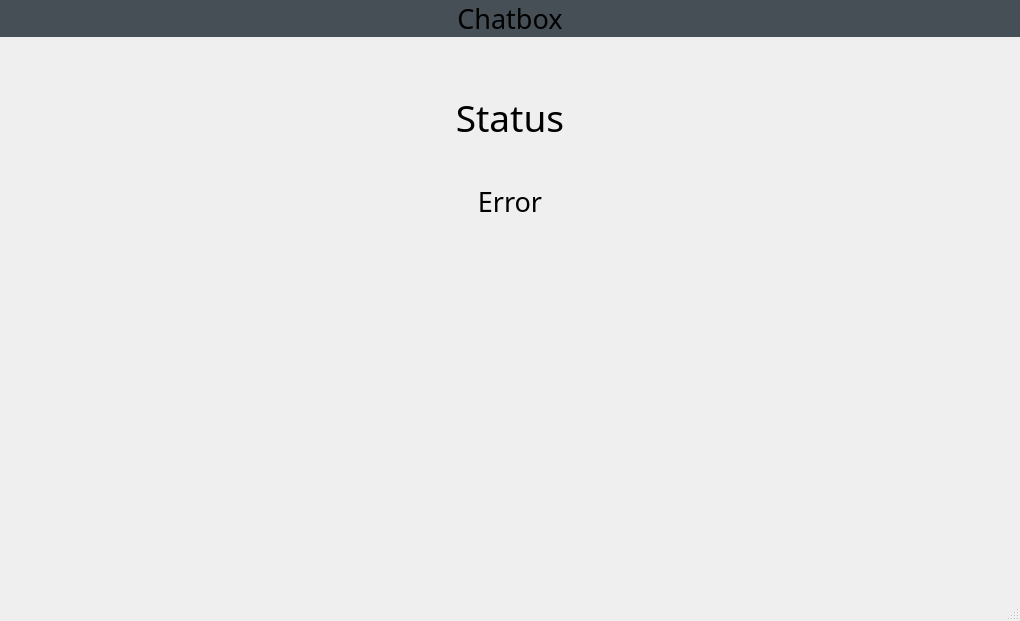
<?xml version="1.0" encoding="UTF-8"?>
<ui version="4.0">
 <class>MainWindow</class>
 <widget class="QMainWindow" name="MainWindow">
  <property name="geometry">
   <rect>
    <x>0</x>
    <y>0</y>
    <width>1020</width>
    <height>621</height>
   </rect>
  </property>
  <property name="font">
   <font>
    <family>Century Gothic</family>
   </font>
  </property>
  <property name="windowTitle">
   <string>MainWindow</string>
  </property>
  <property name="styleSheet">
   <string notr="true">QPushButton{
	background-color: rgb(255, 255, 255);
	color: rgb(0, 0, 0);
	border: 0px;
	margin: 5px;
	height: 40px;
}</string>
  </property>
  <widget class="QWidget" name="centralwidget">
   <property name="layoutDirection">
    <enum>Qt::LeftToRight</enum>
   </property>
   <property name="autoFillBackground">
    <bool>false</bool>
   </property>
   <layout class="QGridLayout" name="gridLayout_6">
    <property name="leftMargin">
     <number>0</number>
    </property>
    <property name="topMargin">
     <number>0</number>
    </property>
    <property name="rightMargin">
     <number>0</number>
    </property>
    <item row="1" column="0">
     <widget class="QStackedWidget" name="sceneWidget">
      <property name="currentIndex">
       <number>0</number>
      </property>
      <widget class="QWidget" name="loadingPage">
       <layout class="QGridLayout" name="gridLayout_2">
        <item row="3" column="0">
         <widget class="QLabel" name="gif_label">
          <property name="text">
           <string/>
          </property>
          <property name="alignment">
           <set>Qt::AlignCenter</set>
          </property>
         </widget>
        </item>
        <item row="1" column="0">
         <layout class="QVBoxLayout" name="verticalLayout">
          <property name="spacing">
           <number>0</number>
          </property>
          <item>
           <widget class="QLabel" name="loadingStatusLabel">
            <property name="font">
             <font>
              <family>Century Gothic</family>
              <pointsize>28</pointsize>
             </font>
            </property>
            <property name="text">
             <string>Status</string>
            </property>
            <property name="alignment">
             <set>Qt::AlignCenter</set>
            </property>
           </widget>
          </item>
          <item>
           <widget class="QLabel" name="loadingErrorLabel">
            <property name="font">
             <font>
              <family>Century Gothic</family>
              <pointsize>20</pointsize>
             </font>
            </property>
            <property name="text">
             <string>Error</string>
            </property>
            <property name="alignment">
             <set>Qt::AlignHCenter|Qt::AlignTop</set>
            </property>
           </widget>
          </item>
         </layout>
        </item>
       </layout>
      </widget>
      <widget class="QWidget" name="welcomePage">
       <layout class="QGridLayout" name="gridLayout_3">
        <item row="0" column="0">
         <layout class="QHBoxLayout" name="horizontalLayout_3">
          <property name="spacing">
           <number>30</number>
          </property>
          <item>
           <layout class="QFormLayout" name="login_formLayout">
            <property name="horizontalSpacing">
             <number>0</number>
            </property>
            <item row="0" column="1">
             <widget class="QLabel" name="loginLabel">
              <property name="font">
               <font>
                <family>Century Gothic</family>
                <pointsize>30</pointsize>
               </font>
              </property>
              <property name="text">
               <string>Login</string>
              </property>
              <property name="alignment">
               <set>Qt::AlignCenter</set>
              </property>
             </widget>
            </item>
            <item row="1" column="1">
             <layout class="QFormLayout" name="formLayout_6">
              <property name="horizontalSpacing">
               <number>0</number>
              </property>
              <property name="verticalSpacing">
               <number>20</number>
              </property>
              <property name="topMargin">
               <number>200</number>
              </property>
              <item row="0" column="1">
               <widget class="QLineEdit" name="login_UsernameEdit">
                <property name="maxLength">
                 <number>30</number>
                </property>
                <property name="placeholderText">
                 <string>Enter your username ...</string>
                </property>
                <property name="clearButtonEnabled">
                 <bool>true</bool>
                </property>
               </widget>
              </item>
              <item row="1" column="1">
               <widget class="QLineEdit" name="login_PasswordEdit">
                <property name="maxLength">
                 <number>64</number>
                </property>
                <property name="echoMode">
                 <enum>QLineEdit::Password</enum>
                </property>
                <property name="placeholderText">
                 <string>Enter your password ...</string>
                </property>
                <property name="clearButtonEnabled">
                 <bool>true</bool>
                </property>
               </widget>
              </item>
              <item row="2" column="1">
               <widget class="QPushButton" name="login_Button">
                <property name="text">
                 <string>Login</string>
                </property>
               </widget>
              </item>
             </layout>
            </item>
           </layout>
          </item>
          <item>
           <widget class="Line" name="line_2">
            <property name="orientation">
             <enum>Qt::Vertical</enum>
            </property>
           </widget>
          </item>
          <item>
           <layout class="QGridLayout" name="gridLayout_8">
            <property name="bottomMargin">
             <number>250</number>
            </property>
            <item row="0" column="0">
             <widget class="QLabel" name="label_2">
              <property name="font">
               <font>
                <family>Century Gothic</family>
                <pointsize>30</pointsize>
               </font>
              </property>
              <property name="text">
               <string>OR</string>
              </property>
              <property name="alignment">
               <set>Qt::AlignCenter</set>
              </property>
             </widget>
            </item>
           </layout>
          </item>
          <item>
           <widget class="Line" name="line">
            <property name="orientation">
             <enum>Qt::Vertical</enum>
            </property>
           </widget>
          </item>
          <item>
           <layout class="QFormLayout" name="register_formLayout">
            <property name="horizontalSpacing">
             <number>0</number>
            </property>
            <item row="0" column="1">
             <widget class="QLabel" name="registrationLabel">
              <property name="font">
               <font>
                <family>Century Gothic</family>
                <pointsize>30</pointsize>
               </font>
              </property>
              <property name="text">
               <string>Register</string>
              </property>
              <property name="alignment">
               <set>Qt::AlignCenter</set>
              </property>
             </widget>
            </item>
            <item row="1" column="1">
             <layout class="QFormLayout" name="registrationLayout">
              <property name="horizontalSpacing">
               <number>0</number>
              </property>
              <property name="verticalSpacing">
               <number>20</number>
              </property>
              <property name="topMargin">
               <number>200</number>
              </property>
              <item row="0" column="1">
               <widget class="QLineEdit" name="registration_UsernameEdit">
                <property name="maxLength">
                 <number>30</number>
                </property>
                <property name="placeholderText">
                 <string>Enter your username ...</string>
                </property>
                <property name="clearButtonEnabled">
                 <bool>true</bool>
                </property>
               </widget>
              </item>
              <item row="1" column="1">
               <widget class="QLineEdit" name="registration_PasswordEdit">
                <property name="maxLength">
                 <number>64</number>
                </property>
                <property name="echoMode">
                 <enum>QLineEdit::Password</enum>
                </property>
                <property name="placeholderText">
                 <string>Enter your password ...</string>
                </property>
                <property name="clearButtonEnabled">
                 <bool>true</bool>
                </property>
               </widget>
              </item>
              <item row="2" column="1">
               <widget class="QPushButton" name="registration_Button">
                <property name="text">
                 <string>Register</string>
                </property>
               </widget>
              </item>
             </layout>
            </item>
           </layout>
          </item>
         </layout>
        </item>
       </layout>
      </widget>
      <widget class="QWidget" name="mainPage">
       <property name="sizePolicy">
        <sizepolicy hsizetype="Expanding" vsizetype="Expanding">
         <horstretch>0</horstretch>
         <verstretch>0</verstretch>
        </sizepolicy>
       </property>
       <layout class="QGridLayout" name="gridLayout_5">
        <property name="leftMargin">
         <number>0</number>
        </property>
        <property name="topMargin">
         <number>0</number>
        </property>
        <property name="rightMargin">
         <number>0</number>
        </property>
        <property name="bottomMargin">
         <number>0</number>
        </property>
        <property name="spacing">
         <number>0</number>
        </property>
        <item row="0" column="0">
         <layout class="QHBoxLayout" name="horizontalLayout">
          <property name="spacing">
           <number>0</number>
          </property>
          <item>
           <layout class="QGridLayout" name="gridLayout">
            <property name="spacing">
             <number>0</number>
            </property>
            <item row="1" column="0">
             <widget class="QScrollArea" name="scrollArea">
              <property name="sizePolicy">
               <sizepolicy hsizetype="Preferred" vsizetype="Preferred">
                <horstretch>0</horstretch>
                <verstretch>0</verstretch>
               </sizepolicy>
              </property>
              <property name="minimumSize">
               <size>
                <width>180</width>
                <height>0</height>
               </size>
              </property>
              <property name="frameShape">
               <enum>QFrame::NoFrame</enum>
              </property>
              <property name="frameShadow">
               <enum>QFrame::Raised</enum>
              </property>
              <property name="widgetResizable">
               <bool>true</bool>
              </property>
              <property name="alignment">
               <set>Qt::AlignHCenter|Qt::AlignTop</set>
              </property>
              <widget class="QWidget" name="titleScrollArea">
               <property name="geometry">
                <rect>
                 <x>0</x>
                 <y>0</y>
                 <width>180</width>
                 <height>16</height>
                </rect>
               </property>
               <property name="sizePolicy">
                <sizepolicy hsizetype="Preferred" vsizetype="Fixed">
                 <horstretch>0</horstretch>
                 <verstretch>0</verstretch>
                </sizepolicy>
               </property>
               <property name="font">
                <font>
                 <family>MS Shell Dlg 2</family>
                 <weight>50</weight>
                 <bold>false</bold>
                 <strikeout>false</strikeout>
                </font>
               </property>
               <property name="mouseTracking">
                <bool>false</bool>
               </property>
               <property name="layoutDirection">
                <enum>Qt::LeftToRight</enum>
               </property>
               <layout class="QGridLayout" name="gridLayout_4">
                <property name="leftMargin">
                 <number>0</number>
                </property>
                <property name="topMargin">
                 <number>0</number>
                </property>
                <property name="rightMargin">
                 <number>0</number>
                </property>
                <property name="bottomMargin">
                 <number>0</number>
                </property>
                <property name="spacing">
                 <number>0</number>
                </property>
                <item row="1" column="0">
                 <layout class="QGridLayout" name="chat_list_layout">
                  <property name="spacing">
                   <number>0</number>
                  </property>
                 </layout>
                </item>
               </layout>
              </widget>
             </widget>
            </item>
            <item row="0" column="0">
             <widget class="QGroupBox" name="headerBox">
              <property name="minimumSize">
               <size>
                <width>0</width>
                <height>0</height>
               </size>
              </property>
              <property name="maximumSize">
               <size>
                <width>200</width>
                <height>150</height>
               </size>
              </property>
              <property name="baseSize">
               <size>
                <width>0</width>
                <height>100</height>
               </size>
              </property>
              <property name="title">
               <string/>
              </property>
              <layout class="QGridLayout" name="gridLayout_7">
               <property name="leftMargin">
                <number>0</number>
               </property>
               <property name="topMargin">
                <number>0</number>
               </property>
               <property name="rightMargin">
                <number>0</number>
               </property>
               <property name="bottomMargin">
                <number>0</number>
               </property>
               <property name="spacing">
                <number>0</number>
               </property>
               <item row="1" column="0">
                <widget class="QLabel" name="label">
                 <property name="text">
                  <string>Status</string>
                 </property>
                 <property name="alignment">
                  <set>Qt::AlignLeading|Qt::AlignLeft|Qt::AlignTop</set>
                 </property>
                 <property name="wordWrap">
                  <bool>true</bool>
                 </property>
                </widget>
               </item>
               <item row="0" column="0">
                <widget class="QPushButton" name="pushButton_2">
                 <property name="enabled">
                  <bool>false</bool>
                 </property>
                 <property name="text">
                  <string>Online/Offline/DND</string>
                 </property>
                </widget>
               </item>
               <item row="2" column="0">
                <layout class="QHBoxLayout" name="horizontalLayout_2">
                 <property name="spacing">
                  <number>0</number>
                 </property>
                 <item>
                  <widget class="QPushButton" name="chat_button">
                   <property name="text">
                    <string>Chats</string>
                   </property>
                  </widget>
                 </item>
                 <item>
                  <widget class="QPushButton" name="contacts_button">
                   <property name="enabled">
                    <bool>false</bool>
                   </property>
                   <property name="text">
                    <string>Contacts</string>
                   </property>
                  </widget>
                 </item>
                </layout>
               </item>
              </layout>
             </widget>
            </item>
           </layout>
          </item>
          <item>
           <widget class="QStackedWidget" name="stackedWidget_2">
            <property name="minimumSize">
             <size>
              <width>250</width>
              <height>0</height>
             </size>
            </property>
            <property name="frameShape">
             <enum>QFrame::Panel</enum>
            </property>
           </widget>
          </item>
         </layout>
        </item>
       </layout>
      </widget>
     </widget>
    </item>
    <item row="0" column="0">
     <widget class="QLabel" name="headerLabel">
      <property name="font">
       <font>
        <family>Century Gothic</family>
        <pointsize>20</pointsize>
       </font>
      </property>
      <property name="styleSheet">
       <string notr="true">background-color: #464e56
</string>
      </property>
      <property name="frameShape">
       <enum>QFrame::NoFrame</enum>
      </property>
      <property name="frameShadow">
       <enum>QFrame::Plain</enum>
      </property>
      <property name="text">
       <string>Chatbox</string>
      </property>
      <property name="alignment">
       <set>Qt::AlignCenter</set>
      </property>
      <property name="indent">
       <number>0</number>
      </property>
     </widget>
    </item>
   </layout>
  </widget>
  <widget class="QMenuBar" name="menubar">
   <property name="geometry">
    <rect>
     <x>0</x>
     <y>0</y>
     <width>1020</width>
     <height>21</height>
    </rect>
   </property>
  </widget>
  <widget class="QStatusBar" name="statusbar"/>
 </widget>
 <resources/>
 <connections/>
</ui>
